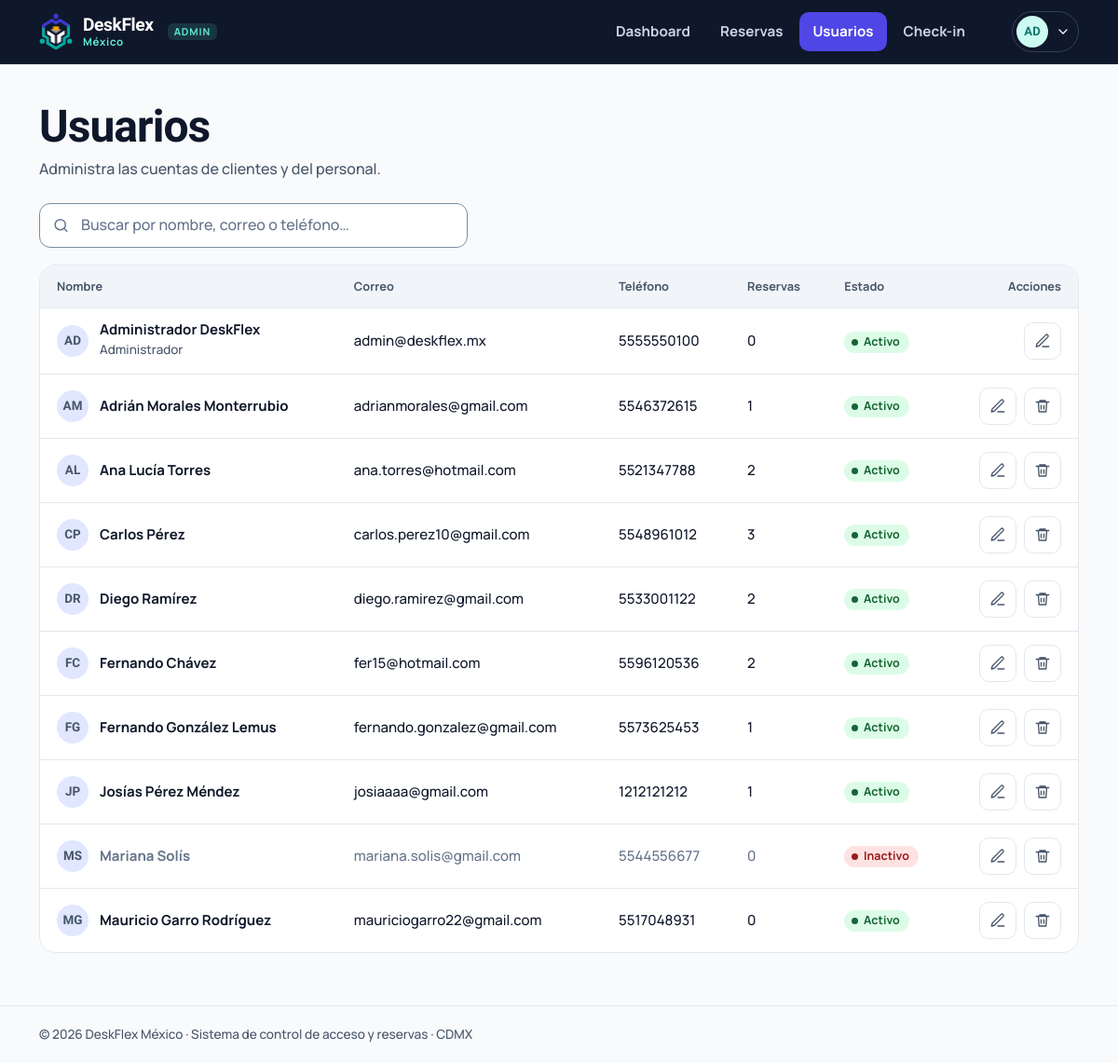
Screenshot of /admin/usuarios (signed in) with the database file from the repository.
### tables this page shows
CREATE TABLE usuarios (
    id            INTEGER PRIMARY KEY AUTOINCREMENT,
    nombre        TEXT    NOT NULL,
    correo        TEXT    NOT NULL UNIQUE,
    telefono      TEXT    NOT NULL,
    password_hash TEXT    NOT NULL,
    rol           TEXT    NOT NULL DEFAULT 'cliente' CHECK (rol IN ('cliente','admin')),
    activo        INTEGER NOT NULL DEFAULT 1,
    creado_en     TEXT    NOT NULL DEFAULT (datetime('now'))
);

### deskflex/views/admin.py (the view)
@bp.route("/usuarios")
@admin_required
def usuarios():
    q = request.args.get("q", "").strip()
    sql = """SELECT u.*, (SELECT COUNT(*) FROM reservas r WHERE r.usuario_id = u.id AND r.estado='confirmada') AS n_reservas
             FROM usuarios u WHERE 1=1"""
    params = []
    if q:
        sql += " AND (u.nombre LIKE ? OR u.correo LIKE ? OR u.telefono LIKE ?)"
        params = [f"%{q}%"] * 3
    return render_template("admin/usuarios.html", filas=get_db().execute(sql + " ORDER BY u.rol, u.nombre", params).fetchall(), q=q)

### deskflex/db.py (called while the page is built)
def get_db() -> sqlite3.Connection:
    if "db" not in g:
        path = Path(current_app.config["DATABASE"])
        path.parent.mkdir(parents=True, exist_ok=True)
        conn = sqlite3.connect(path, isolation_level=None, timeout=10)
        conn.row_factory = sqlite3.Row
        conn.execute("PRAGMA foreign_keys = ON")
        g.db = conn
    return g.db

### deskflex/security.py (called while the page is built)
def csrf_token() -> str:
    if "_csrf" not in session:
        session["_csrf"] = secrets.token_urlsafe(24)
    return session["_csrf"]

def check_csrf():
    if request.method in ("POST", "PUT", "PATCH", "DELETE"):
        sent = request.form.get("csrf_token") or request.headers.get("X-CSRF-Token", "")
        esperado = session.get("_csrf", "")
        if not sent or not esperado or not hmac.compare_digest(sent, esperado):
            abort(400, "La sesión del formulario expiró. Recarga la página e inténtalo de nuevo.")

def load_user():
    g.user = None
    uid = session.get("uid")
    if uid:
        u = get_db().execute("SELECT * FROM usuarios WHERE id = ? AND activo = 1", (uid,)).fetchone()
        if u:
            g.user = u
        else:
            session.clear()

def login_required(view):
    @wraps(view)
    def wrapped(*a, **kw):
        if g.user is None:
            flash("Inicia sesión para continuar.", "info")
            return redirect(url_for("auth.login", next=request.full_path.rstrip("?")))
        return view(*a, **kw)
    return wrapped

def admin_required(view):
    @wraps(view)
    @login_required
    def wrapped(*a, **kw):
        if g.user["rol"] != "admin":
            abort(403)
        return view(*a, **kw)
    return wrapped

### deskflex/templates/admin/usuarios.html (shortened to what this page needs)
{% extends "base.html" %}
{% from "_icons.html" import icon %}
{% block content %}
<div class="page-head"><div><h1>Usuarios</h1><p>Administra las cuentas de clientes y del personal.</p></div></div>
<div class="toolbar">
  <form method="get" class="input-icon" role="search">
    <input class="input" type="search" name="q" value="{{ q }}" placeholder="Buscar por nombre, correo o teléfono…" aria-label="Buscar usuarios">
  </form>
</div>
<div class="table-wrap">
  {% if filas %}
  <table class="table">
    <thead><tr><th>Nombre</th><th>Correo</th><th>Teléfono</th><th>Reservas</th><th>Estado</th><th class="col-actions">Acciones</th></tr></thead>
    <tbody>
    {% for u in filas %}
      <tr class="{{ 'is-off' if not u.activo }}">
        <td data-label="Nombre"><div class="who"><span class="avatar">{{ u.nombre|iniciales }}</span><div><b>{{ u.nombre }}</b>{% if u.rol == 'admin' %}<span>Administrador</span>{% endif %}</div></div></td>
        <td data-label="Correo">{{ u.correo }}</td>
        <td data-label="Teléfono">{{ u.telefono }}</td>
        <td data-label="Reservas">{{ u.n_reservas }}</td>
        <td data-label="Estado"><span class="badge badge--{{ 'activo' if u.activo else 'inactivo' }}">{{ 'Activo' if u.activo else 'Inactivo' }}</span></td>
        <td class="col-actions"><span class="actions">
          <button type="button" class="icon-btn" aria-label="Editar a {{ u.nombre }}" title="Editar" data-edit-usuario
            data-action="{{ url_for('admin.usuario_editar', uid=u.id) }}" data-nombre="{{ u.nombre }}" data-telefono="{{ u.telefono }}" data-activo="{{ u.activo }}" data-correo="{{ u.correo }}">{{ icon('edit', 18) }}</button>
          {% if u.rol != 'admin' %}
          <form method="post" action="{{ url_for('admin.usuario_eliminar', uid=u.id) }}" data-confirm="Se eliminará su cuenta y sus {{ u.n_reservas }} reserva(s) activa(s). Esta acción no se puede deshacer." data-confirm-title="¿Eliminar a {{ u.nombre }}?" data-confirm-ok="Sí, eliminar">
            <button class="icon-btn icon-btn--danger" type="submit" aria-label="Eliminar a {{ u.nombre }}" title="Eliminar">{{ icon('trash', 18) }}</button>
          </form>
          {% endif %}
        </span></td>
      </tr>
    {% endfor %}
    </tbody>
  </table>
  {% else %}
  <div class="empty"><span class="ic-big">{{ icon('users', 26) }}</span><b>No encontramos usuarios</b><p>Prueba con otra búsqueda.</p></div>
  {% endif %}
</div>
{% endblock %}

### deskflex/templates/base.html (shortened to what this page needs)
{% from "_icons.html" import icon %}
<!doctype html>
<html lang="es-MX">
<head>
  <link rel="stylesheet" href="{{ url_for('static', filename='css/deskflex.css') }}">
</head>
{% set es_admin = user and user.rol == 'admin' %}
<body class="{% if user %}has-tabbar{% endif %}" data-endpoint="{{ endpoint }}">
{% block shell %}
{% if es_admin %}
  {% set links = [('admin.dashboard','Dashboard','dashboard',['admin.dashboard']),
                  ('admin.reservas','Reservas','list',['admin.reservas']),
                  ('admin.usuarios','Usuarios','users',['admin.usuarios']),
                  ('admin.checkin','Check-in','scan',['admin.checkin'])] %}
{% else %}
  {% set links = [('client.inicio','Inicio','home',['client.inicio']),
                  ('client.reservar','Reservar','map',['client.reservar','client.pago']),
                  ('client.mis_reservas','Mis reservas','qr',['client.mis_reservas','client.reserva','client.invitacion','client.ticket_html'])] %}
{% endif %}
<header class="topbar{% if es_admin %} topbar--admin{% endif %}">
  <div class="wrap">
    <a class="brand" href="{{ url_for('auth.raiz') }}" aria-label="DeskFlex México, inicio">
      <img src="{{ url_for('static', filename='img/logo-mark-light.png' if es_admin else 'img/logo-mark.png') }}" alt="" width="36" height="39">
      <span><b>DeskFlex</b><small>México</small></span>
      {% if es_admin %}<span class="role-tag">ADMIN</span>{% endif %}
    </a>
    <nav class="nav" aria-label="Principal">
      {% for ep, label, ic, activos in links %}
        <a href="{{ url_for(ep) }}" {% if endpoint in activos %}aria-current="page"{% endif %}>{{ label }}</a>
      {% endfor %}
    </nav>
    <details class="userbtn">
      <summary aria-label="Menú de usuario">
        <span class="avatar">{{ user.nombre|iniciales }}</span>{{ icon('chev-d', 16) }}
      </summary>
    </details>
  </div>
</header>
<main id="contenido" class="wrap">
  {% block content %}{% endblock %}
</main>
<footer class="footer"><div class="wrap">© 2026 DeskFlex México · Sistema de control de acceso y reservas · CDMX</div></footer>
{% endblock %}
</body>
</html>

### deskflex/templates/_icons.html (shortened to what this page needs)
{% macro icon(name, size=20, cls='') -%}
<svg class="ic {{ cls }}" width="{{ size }}" height="{{ size }}" viewBox="0 0 24 24" fill="none" stroke="currentColor" stroke-width="1.8" stroke-linecap="round" stroke-linejoin="round" aria-hidden="true" focusable="false">{{ ICONS[name]|safe }}</svg>
{%- endmacro %}

### rows the page displays
usuarios: nombre|iniciales "AD", nombre "Administrador DeskFlex", rol "Administrador", correo "admin@deskflex.mx", telefono "5555550100", n_reservas "0", activo "Activo", {{ size }} 18 (drawn)
usuarios: nombre|iniciales "AM", nombre "Adrián Morales Monterrubio", correo "adrianmorales@gmail.com", telefono "5546372615", n_reservas "1", activo "Activo", {{ size }} 18 (drawn)
usuarios: nombre|iniciales "AL", nombre "Ana Lucía Torres", correo "ana.torres@hotmail.com", telefono "5521347788", n_reservas "2", activo "Activo", {{ size }} 18 (drawn)
usuarios: nombre|iniciales "CP", nombre "Carlos Pérez", correo "carlos.perez10@gmail.com", telefono "5548961012", n_reservas "3", activo "Activo", {{ size }} 18 (drawn)
usuarios: nombre|iniciales "DR", nombre "Diego Ramírez", correo "diego.ramirez@gmail.com", telefono "5533001122", n_reservas "2", activo "Activo", {{ size }} 18 (drawn)
usuarios: nombre|iniciales "FC", nombre "Fernando Chávez", correo "fer15@hotmail.com", telefono "5596120536", n_reservas "2", activo "Activo", {{ size }} 18 (drawn)
usuarios: nombre|iniciales "FG", nombre "Fernando González Lemus", correo "fernando.gonzalez@gmail.com", telefono "5573625453", n_reservas "1", activo "Activo", {{ size }} 18 (drawn)
usuarios: nombre|iniciales "JP", nombre "Josías Pérez Méndez", correo "josiaaaa@gmail.com", telefono "1212121212", n_reservas "1", activo "Activo", {{ size }} 18 (drawn)
usuarios: nombre|iniciales "MS", nombre "Mariana Solís", correo "mariana.solis@gmail.com", telefono "5544556677", n_reservas "0", activo "Inactivo", {{ size }} 18 (drawn)
usuarios: nombre|iniciales "MG", nombre "Mauricio Garro Rodríguez", correo "mauriciogarro22@gmail.com", telefono "5517048931", n_reservas "0", activo "Activo", {{ size }} 18 (drawn)

### other values shown
{{ label }} "Dashboard" "Reservas" "Usuarios" "Check-in"
